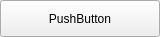
<?xml version="1.0" encoding="UTF-8"?>
<ui version="4.0">
 <class>buttonElement</class>
 <widget class="QWidget" name="buttonElement">
  <property name="geometry">
   <rect>
    <x>0</x>
    <y>0</y>
    <width>160</width>
    <height>37</height>
   </rect>
  </property>
  <property name="sizePolicy">
   <sizepolicy hsizetype="Expanding" vsizetype="Fixed">
    <horstretch>0</horstretch>
    <verstretch>0</verstretch>
   </sizepolicy>
  </property>
  <property name="windowTitle">
   <string>Form</string>
  </property>
  <layout class="QVBoxLayout" name="verticalLayout">
   <property name="spacing">
    <number>0</number>
   </property>
   <property name="leftMargin">
    <number>0</number>
   </property>
   <property name="topMargin">
    <number>0</number>
   </property>
   <property name="rightMargin">
    <number>0</number>
   </property>
   <property name="bottomMargin">
    <number>0</number>
   </property>
   <item>
    <widget class="QPushButton" name="btn">
     <property name="sizePolicy">
      <sizepolicy hsizetype="Minimum" vsizetype="Preferred">
       <horstretch>0</horstretch>
       <verstretch>0</verstretch>
      </sizepolicy>
     </property>
     <property name="text">
      <string>PushButton</string>
     </property>
     <property name="checkable">
      <bool>false</bool>
     </property>
     <property name="checked">
      <bool>false</bool>
     </property>
    </widget>
   </item>
  </layout>
 </widget>
 <resources/>
 <connections/>
</ui>
